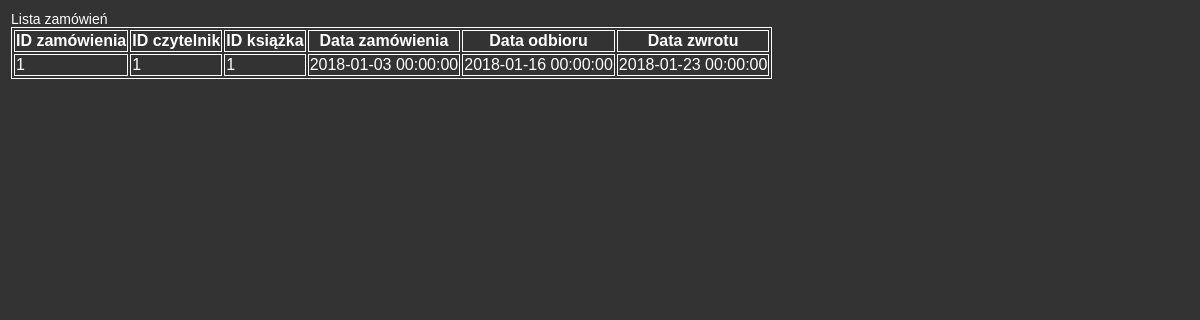
The page /biblioteka/listOrder.php on the database its author committed.
### tables this page shows
CREATE TABLE `zamowienie` (
  `id_zamowienie` int(11) NOT NULL COMMENT 'Klucz główny przydzielony automatycznie',
  `id_czytelnik` int(11) NOT NULL COMMENT 'Klucz obcy z tabeli czytelnik',
  `id_ksiazka` int(11) NOT NULL COMMENT 'Klucz obcy z tabeli ksiazka',
  `data_zamowienia` datetime NOT NULL COMMENT 'Data złożenia zamówienia w bibliotece',
  `data_odbioru` datetime DEFAULT NULL COMMENT 'Data odbioru książki z biblioteki ',
  `data_zwrotu` datetime DEFAULT NULL COMMENT 'Data zwrotu książki do biblioteki'
);

### biblioteka/listOrder.php (the view, shortened to what this page needs)
<html>
<head>
</head>
<body>
<?php
   include("config.php");
      $sql = "SELECT * FROM zamowienie";
      $result = mysqli_query($db,$sql);
	  print "Lista zamówień";
	  print "<table>";
	  print "<tr>";
	  print "<th>ID zamówienia</th>
			 <th>ID czytelnik</th>
			 <th>ID książka</th>
			 <th>Data zamówienia</th>
			 <th>Data odbioru</th>
			 <th>Data zwrotu</th>";
	  print "</tr>";
	  while($row = mysqli_fetch_array($result,MYSQLI_ASSOC)) {
		print "<tr>";
		print "<td>";
		print $row['id_zamowienie'];
		print "</td>";
		print "<td>";
		print $row['id_czytelnik'];
		print "</td>";
		print "<td>";
		print $row['id_ksiazka'];
		print "</td>";
		print "<td>";
		print $row['data_zamowienia'];
		print "<td>";
		print $row['data_odbioru'];
		print "</td>";
		print "<td>";
		print $row['data_zwrotu'];
		print "</td>";
		print "</tr>";
	  }
	print "</table>";
?>
</body>
</html>

### biblioteka/listOrder.php (style rules this page uses)
table, th, td { border: 1px solid white; color: #ffffff; }
body { font-family:Arial, Helvetica, sans-serif; font-size:14px; background-color:#333333; color:#FFFFFF; padding:3px; }

### rows shown on the page
zamowienie: id_zamowienie "1", id_czytelnik "1", id_ksiazka "1", data_zamowienia "2018-01-03 00:00:00", data_odbioru "2018-01-16 00:00:00", data_zwrotu "2018-01-23 00:00:00"
